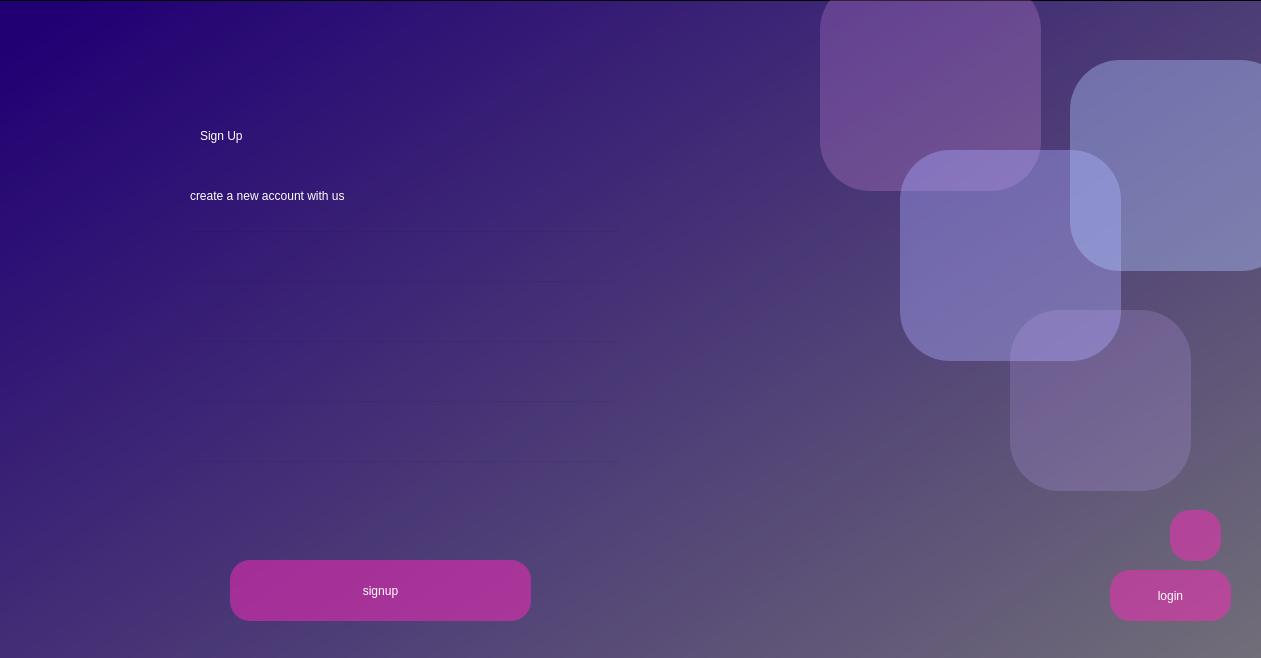
<?xml version="1.0" encoding="UTF-8"?>
<ui version="4.0">
 <class>Form</class>
 <widget class="QWidget" name="Form">
  <property name="geometry">
   <rect>
    <x>0</x>
    <y>0</y>
    <width>1261</width>
    <height>658</height>
   </rect>
  </property>
  <property name="windowTitle">
   <string>Form</string>
  </property>
  <widget class="QFrame" name="bgwidget">
   <property name="geometry">
    <rect>
     <x>-20</x>
     <y>0</y>
     <width>1291</width>
     <height>821</height>
    </rect>
   </property>
   <property name="styleSheet">
    <string notr="true">QWidget #bgwidget{
background:qlineargradient(spread:pad, x1:0.0298507, y1:0.051, x2:1, y2:0.971364, stop:0 rgba(33, 0, 116, 255), stop:1 rgba(121, 121, 121, 255))
}</string>
   </property>
   <property name="frameShape">
    <enum>QFrame::StyledPanel</enum>
   </property>
   <property name="frameShadow">
    <enum>QFrame::Raised</enum>
   </property>
   <widget class="QLabel" name="welcome">
    <property name="geometry">
     <rect>
      <x>220</x>
      <y>100</y>
      <width>211</width>
      <height>71</height>
     </rect>
    </property>
    <property name="styleSheet">
     <string notr="true">font: 30pt &quot;MS Shell Dlg 2&quot;;
color:rgb(255, 255, 255);</string>
    </property>
    <property name="text">
     <string>Sign Up</string>
    </property>
   </widget>
   <widget class="QLabel" name="welcome_2">
    <property name="geometry">
     <rect>
      <x>210</x>
      <y>160</y>
      <width>341</width>
      <height>71</height>
     </rect>
    </property>
    <property name="styleSheet">
     <string notr="true">font: 12pt &quot;MS Shell Dlg 2&quot;;
color:rgb(255, 255, 255);</string>
    </property>
    <property name="text">
     <string>create a new account with us</string>
    </property>
   </widget>
   <widget class="QFrame" name="w1">
    <property name="geometry">
     <rect>
      <x>840</x>
      <y>-20</y>
      <width>221</width>
      <height>211</height>
     </rect>
    </property>
    <property name="styleSheet">
     <string notr="true">QWidget#w1{
border-radius:50px;
background:rgba(255, 170, 255,0.2);
}
QWidget#w1:hover{
border-radius:50px;
background:rgba(255, 170, 255,0.7);
}</string>
    </property>
    <property name="frameShape">
     <enum>QFrame::StyledPanel</enum>
    </property>
    <property name="frameShadow">
     <enum>QFrame::Raised</enum>
    </property>
   </widget>
   <widget class="QFrame" name="w2">
    <property name="geometry">
     <rect>
      <x>920</x>
      <y>150</y>
      <width>221</width>
      <height>211</height>
     </rect>
    </property>
    <property name="styleSheet">
     <string notr="true">QWidget#w2{
border-radius:50px;
background:rgba(170, 170, 255,0.4);
}

QWidget#w2:hover{
border-radius:50px;
background:rgba(170, 170, 255,0.8);
}</string>
    </property>
    <property name="frameShape">
     <enum>QFrame::StyledPanel</enum>
    </property>
    <property name="frameShadow">
     <enum>QFrame::Raised</enum>
    </property>
   </widget>
   <widget class="QFrame" name="w3">
    <property name="geometry">
     <rect>
      <x>1090</x>
      <y>60</y>
      <width>221</width>
      <height>211</height>
     </rect>
    </property>
    <property name="styleSheet">
     <string notr="true">QWidget#w3{
border-radius:50px;
background:rgba(175, 197, 255,0.4)
}
QWidget#w3:hover{
border-radius:50px;
background:rgba(175, 197, 255,0.7)
}</string>
    </property>
    <property name="frameShape">
     <enum>QFrame::StyledPanel</enum>
    </property>
    <property name="frameShadow">
     <enum>QFrame::Raised</enum>
    </property>
   </widget>
   <widget class="QPushButton" name="register_2">
    <property name="geometry">
     <rect>
      <x>250</x>
      <y>560</y>
      <width>301</width>
      <height>61</height>
     </rect>
    </property>
    <property name="styleSheet">
     <string notr="true">QWidget#register_2{
background-color:rgba(255, 41, 187,0.5);
color:rgb(255, 255, 255);
	font: 10pt &quot;MS Shell Dlg 2&quot;;
border-radius:20px;
}
QWidget#register_2:hover{
background-color:rgba(255, 41, 187,0.9);
color:rgb(255, 255, 255);
	font: 10pt &quot;MS Shell Dlg 2&quot;;
border-radius:20px;
}
QWidget#register_2:pressed{
background-color:rgba(255, 255, 255,0.8);
color:rgb(255, 255, 255);
	font: 10pt &quot;MS Shell Dlg 2&quot;;
border-radius:20px;
}</string>
    </property>
    <property name="text">
     <string>signup</string>
    </property>
   </widget>
   <widget class="QFrame" name="w4">
    <property name="geometry">
     <rect>
      <x>1030</x>
      <y>310</y>
      <width>181</width>
      <height>181</height>
     </rect>
    </property>
    <property name="styleSheet">
     <string notr="true">QWidget#w4{
border-radius:50px;
background:rgba(200, 170, 255,0.2);
}
QWidget#w4:hover{
border-radius:50px;
background:rgba(200, 170, 255,0.7);
}</string>
    </property>
    <property name="frameShape">
     <enum>QFrame::StyledPanel</enum>
    </property>
    <property name="frameShadow">
     <enum>QFrame::Raised</enum>
    </property>
   </widget>
   <widget class="QLineEdit" name="name">
    <property name="geometry">
     <rect>
      <x>210</x>
      <y>230</y>
      <width>431</width>
      <height>41</height>
     </rect>
    </property>
    <property name="styleSheet">
     <string notr="true">background-color:rgba(255, 255, 255,0);
color:rgb(255, 255, 255);
font: 10pt &quot;MS Shell Dlg 2&quot;;</string>
    </property>
   </widget>
   <widget class="QLineEdit" name="email">
    <property name="geometry">
     <rect>
      <x>210</x>
      <y>280</y>
      <width>431</width>
      <height>41</height>
     </rect>
    </property>
    <property name="styleSheet">
     <string notr="true">background-color:rgba(255, 255, 255,0);
color:rgb(255, 255, 255);
font: 10pt &quot;MS Shell Dlg 2&quot;;</string>
    </property>
   </widget>
   <widget class="QLineEdit" name="password">
    <property name="geometry">
     <rect>
      <x>210</x>
      <y>400</y>
      <width>431</width>
      <height>41</height>
     </rect>
    </property>
    <property name="styleSheet">
     <string notr="true">background-color:rgba(255, 255, 255,0);
color:rgb(255, 255, 255);
font: 10pt &quot;MS Shell Dlg 2&quot;;</string>
    </property>
   </widget>
   <widget class="QLineEdit" name="confirm">
    <property name="geometry">
     <rect>
      <x>210</x>
      <y>460</y>
      <width>431</width>
      <height>41</height>
     </rect>
    </property>
    <property name="styleSheet">
     <string notr="true">background-color:rgba(255, 255, 255,0);
color:rgb(255, 255, 255);
font: 10pt &quot;MS Shell Dlg 2&quot;;</string>
    </property>
   </widget>
   <widget class="QPushButton" name="login">
    <property name="geometry">
     <rect>
      <x>1130</x>
      <y>570</y>
      <width>121</width>
      <height>51</height>
     </rect>
    </property>
    <property name="styleSheet">
     <string notr="true">QWidget#login{
background-color:rgba(255, 41, 187,0.5);
color:rgb(255, 255, 255);
	font: 10pt &quot;MS Shell Dlg 2&quot;;
border-radius:20px;
}
QWidget#login:hover{
background-color:rgba(255, 41, 187,0.9);
color:rgb(255, 255, 255);
	font: 10pt &quot;MS Shell Dlg 2&quot;;
border-radius:20px;
}
QWidget#login:pressed{
background-color:rgba(255, 255, 255,0.8);
color:rgb(255, 255, 255);
	font: 10pt &quot;MS Shell Dlg 2&quot;;
border-radius:20px;
}</string>
    </property>
    <property name="text">
     <string>login</string>
    </property>
   </widget>
   <widget class="QLineEdit" name="phone">
    <property name="geometry">
     <rect>
      <x>210</x>
      <y>340</y>
      <width>431</width>
      <height>41</height>
     </rect>
    </property>
    <property name="styleSheet">
     <string notr="true">background-color:rgba(255, 255, 255,0);
color:rgb(255, 255, 255);
font: 10pt &quot;MS Shell Dlg 2&quot;;</string>
    </property>
   </widget>
   <widget class="QLabel" name="error">
    <property name="geometry">
     <rect>
      <x>220</x>
      <y>520</y>
      <width>421</width>
      <height>16</height>
     </rect>
    </property>
    <property name="styleSheet">
     <string notr="true">color:rgb(255, 135, 135);</string>
    </property>
    <property name="text">
     <string/>
    </property>
   </widget>
   <widget class="QPushButton" name="welcome_7">
    <property name="geometry">
     <rect>
      <x>1190</x>
      <y>510</y>
      <width>51</width>
      <height>51</height>
     </rect>
    </property>
    <property name="styleSheet">
     <string notr="true">QWidget#welcome_7{
background-color:rgba(255, 41, 187,0.5);
color:rgb(255, 255, 255);
	font: 10pt &quot;MS Shell Dlg 2&quot;;
border-radius:20px;
}
QWidget#welcome_7:hover{
background-color:rgba(255, 41, 187,0.9);
color:rgb(255, 255, 255);
	font: 10pt &quot;MS Shell Dlg 2&quot;;
border-radius:20px;
}
QWidget#welcome_7:pressed{
background-color:rgba(255, 255, 255,0.8);
color:rgb(255, 255, 255);
	font: 10pt &quot;MS Shell Dlg 2&quot;;
border-radius:20px;
}</string>
    </property>
    <property name="text">
     <string/>
    </property>
   </widget>
  </widget>
 </widget>
 <resources/>
 <connections/>
</ui>
